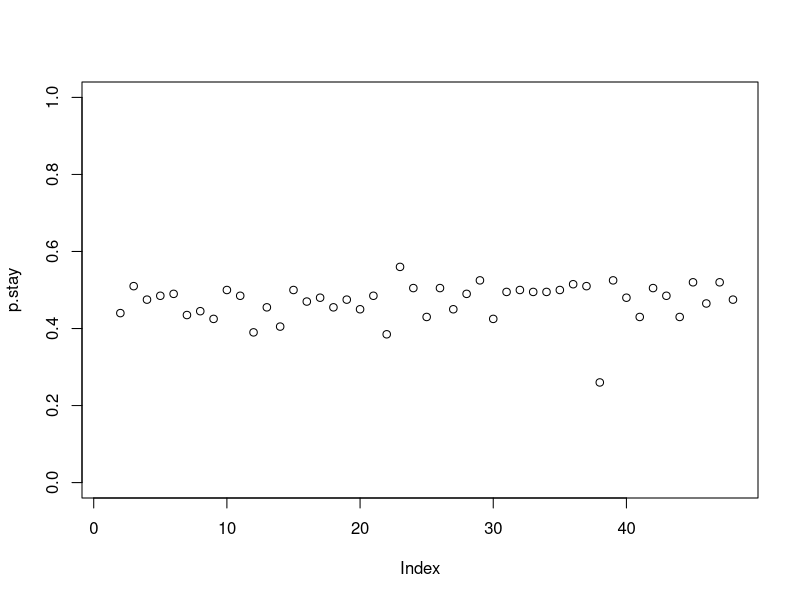

Here is the R script that generated this plot:
rm(list=ls())

df<- read.csv('./data/df_raw.csv')
library(dplyr)

df <-df |> filter(block_type==' test')
names(df)

df= df %>% mutate(subject            = factor(subject),
                  group              = factor(group,levels = c('control','ADHD'),labels =c("control","ADHD")),
                  stay               = (chosen == lag(chosen))*1, 
                  reward             = factor(reward, levels = c(0,1), labels = c('unrewarded','rewarded')),
                  reward_oneback     = lag(reward),
                  reward_twoback     = lag(reward,2),
                  reward_threeback   = lag(reward,3),
                  reoffer_chosen_oneback = (lag(chosen) == offer_left_image | lag(chosen) == offer_right_image ),
                  stay_key            = (choice_location == lag(choice_location))*1,
                  delta_exp_value    = abs(exp_value_chosen - exp_value_unchosen),
                  acc                = ((exp_value_chosen - exp_value_unchosen)>0)*1,
                  delay_condition    = factor(as.numeric(delay_condition),levels = c(1,7), labels = c('short','long')),
                  offer1 = offer_left_image,
                  offer2 = offer_right_image,
                  choice = chosen,
                  selected_offer = ifelse(choice==offer1,0,1)
) |>
  select(!offer_left_image,!offer_right_image,!chosen)

contrasts(df$group)
contrasts(df$reward)
contrasts(df$reward_twoback)
contrasts(df$reward_oneback)
contrasts(df$delay_condition)
unique(df$delay_condition)




#### add cumulative rewards and visits

cum_reward = matrix(0,nrow = nrow(df),ncol = 4)
cum_visits = matrix(0,nrow = nrow(df),ncol = 4)

chosen     = df$chosen
unchosen   = df$unchosen
reward     = df$reward

for ( i in 2:nrow(df)) {
  
  print(i)
  
  cum_reward[i,] = cum_reward[i-1,] 
  cum_visits[i,] = cum_visits[i-1,] 
  
  if (!is.na(chosen[i])){
    
    cum_reward[i,chosen[i]] = cum_reward[i,chosen[i]] + (as.numeric(reward[i])-1)
    cum_visits[i,chosen[i]] = cum_visits[i,chosen[i]] + 1
    
  }
  
  if (df$trial[i]==1){
    
    cum_reward[i,] = 0
    cum_visits[i,] = 0
    
  }
}
df$cum_reward_ch1 = cum_reward[,1]
df$cum_reward_ch2 = cum_reward[,2]
df$cum_reward_ch3 = cum_reward[,3]
df$cum_reward_ch4 = cum_reward[,4]

df$cum_visit_ch1  = cum_visits[,1]
df$cum_visit_ch2  = cum_visits[,2]
df$cum_visit_ch3  = cum_visits[,3]
df$cum_visit_ch4  = cum_visits[,4]


df$mean_reward_ch1 = ifelse(is.na(cum_reward[,1] / (cum_visits[,1])),0,(cum_reward[,1] / (cum_visits[,1])))
df$mean_reward_ch2 = ifelse(is.na(cum_reward[,2] / (cum_visits[,2])),0,(cum_reward[,2] / (cum_visits[,2])))
df$mean_reward_ch3 = ifelse(is.na(cum_reward[,3] / (cum_visits[,3])),0,(cum_reward[,3] / (cum_visits[,3])))
df$mean_reward_ch4 = ifelse(is.na(cum_reward[,4] / (cum_visits[,4])),0,(cum_reward[,4] / (cum_visits[,4])))

cum_reward_chosen = cum_reward_unchosen = 
  cum_visit_chosen  = cum_visit_unchosen  = 
  cum_visit_chosen  = cum_visit_unchosen  = 
  mean_reward_chosen = mean_reward_unchosen = 
  df$trial*0

for ( i in 1:nrow(df)) {
  
  cum_reward_chosen[i]   = cum_reward[i,chosen[i]]
  cum_reward_unchosen[i] = cum_reward[i,unchosen[i]]
  cum_visit_chosen[i]    = cum_visits[i,chosen[i]]
  cum_visit_unchosen[i]  = cum_visits[i,unchosen[i]]
  
  if(!is.na(cum_visit_chosen[i]) & cum_visit_chosen[i] > 0){
    mean_reward_chosen[i]    = cum_reward_chosen[i] / cum_visit_chosen[i]
  }
  if(!is.na(cum_visit_unchosen[i]) & cum_visit_unchosen[i] > 0){
    mean_reward_unchosen[i]  = cum_reward_unchosen[i] / cum_visit_unchosen[i]
  }
  
}
df$cum_reward_chosen   = cum_reward_chosen
df$cum_reward_unchosen = cum_reward_unchosen
df$cum_visit_chosen    = cum_visit_chosen
df$cum_visit_unchosen  = cum_visit_unchosen
df$cum_visit_chosen    = cum_visit_chosen
df$cum_visit_unchosen  = cum_visit_unchosen
df$mean_reward_chosen  = mean_reward_chosen
df$mean_reward_unchosen= mean_reward_unchosen


df$subj_acc = ifelse((df$mean_reward_chosen + df$mean_reward_unchosen)==0,NA,(df$mean_reward_chosen > df$mean_reward_unchosen)*1)


#### mark very long or very short RTs --------

df= df %>% mutate(abort = ( rt < 0.2 | rt > 5 | is.na(rt)))
df |> summarise(mean(abort))

"we discared trial with implusiable short (<200ms) or long (>5sec) reaction times (1.62% of the trials)"

#######omit subjects with more the 90% stay for key ----------------------

df%>%
  group_by(subject)%>%
  summarise(p.stay=mean(stay_key))%>%
  with(plot(p.stay,ylim=c(0,1)))

print('no subjects were ommited, all had pstay_key<0.9')

"we discared subjects that pressed the same ket more then 90% of the trial (no subjects were ommited)"


#######omit subjects with more then 25% trials aborted due to very long, very short RTs----------------------

p.abort=df%>%group_by(subject)%>%summarise(p.abort=mean(abort))%>%mutate(above_threshold=(p.abort>.25))
sum(p.abort$above_threshold)

# subj.list=p.abort$subject[p.abort$above_threshold==0]
# df=df%>%filter(subject%in%subj.list)

"we further aimed to ommit participants that had more the 25% trials discarded due to very fast/slow RTs yet no participants reached the criteria"

#######filter ----------------------

mean(df$abort)
print('we then ommited 1.62% of trials due to fast/slow rts or first trial in the block')

df=df%>%filter(abort==0)

sum(is.na(df)) 
"all the NAs are the results of lagging in the preprocessing. See df[!complete.cases(df), ] |> View()"

"left with 9444 trials for the whole sample"



####stan columns --------
df = df %>% mutate(first_trial_in_block = (block!=lag(block,default=0))*1)

save(df, file='./data/df.rdata')
write.csv(df, file='./data/df.csv')

